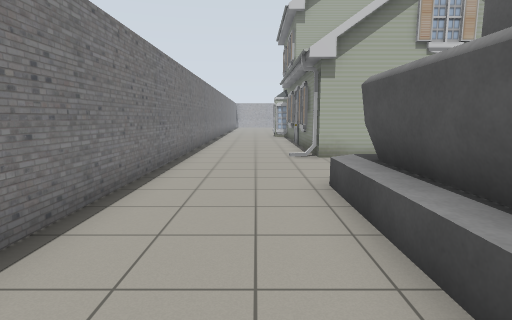
[1] (above)

19 first-person views from a walk through a Gazebo world. The camera is 1.2 m above the floor, tilts 8° down and sees 80° across. Floor lines are 1 m apart. The floor is counted in squares, 1 m on a side. Each view is taken from the middle of a square. On the plan, view 1 faces up. The plan holds only what a view shows up to about 13 squares ahead; the rest is blank. The place goes on beyond the plan. Some stock models are drawn as simple stand-ins. Some surface patterns are stand-ins.

[2]
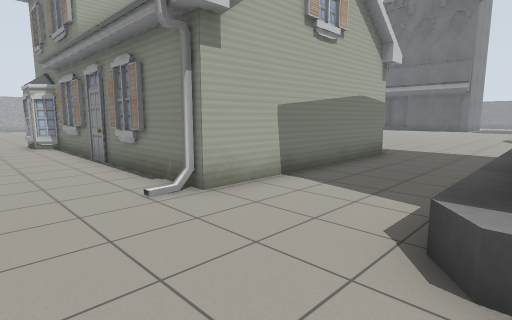

[3]
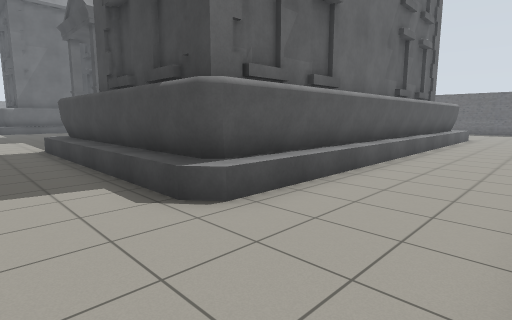

[4]
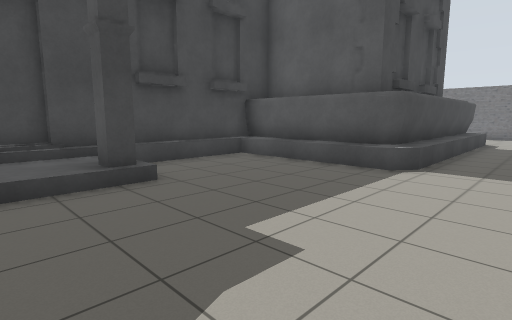

[5]
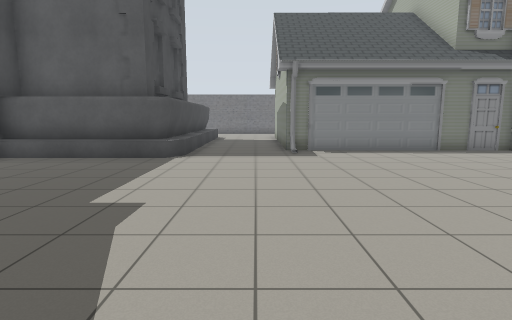

[6]
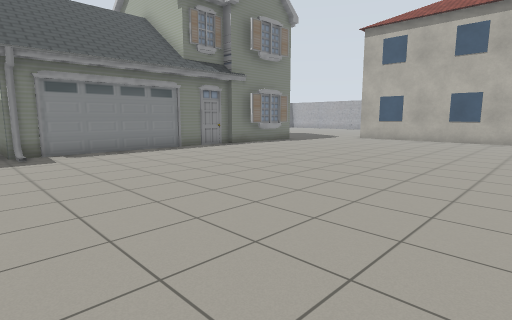

[7]
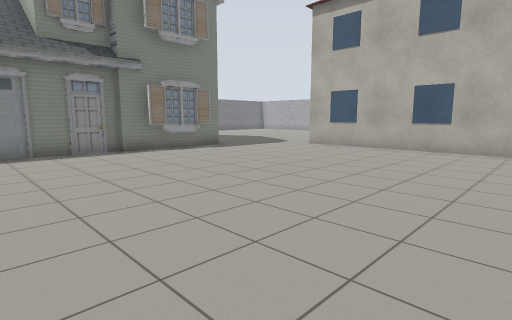

[8]
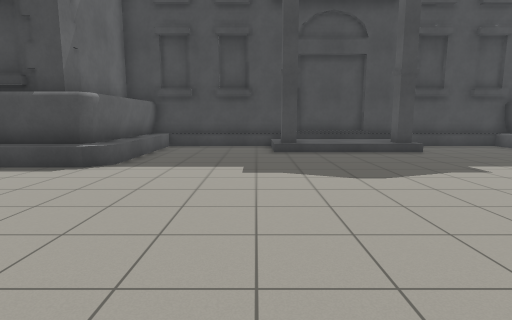

[9]
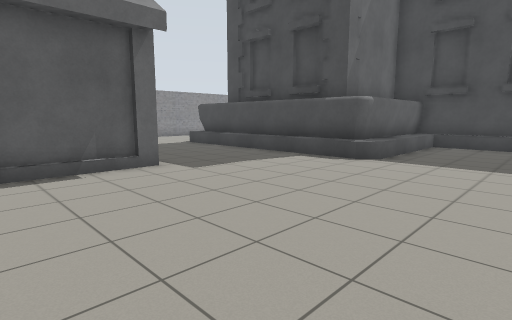

[10]
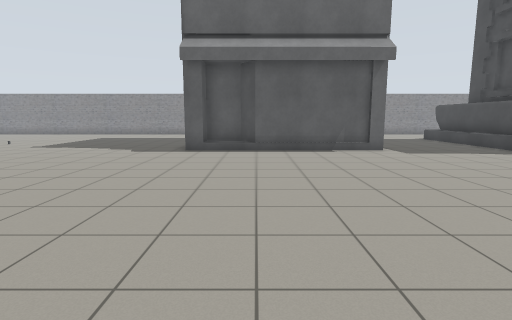

[11]
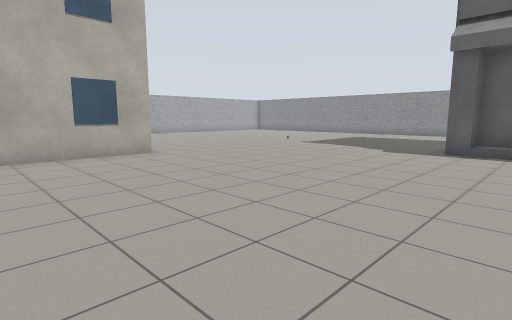

[12]
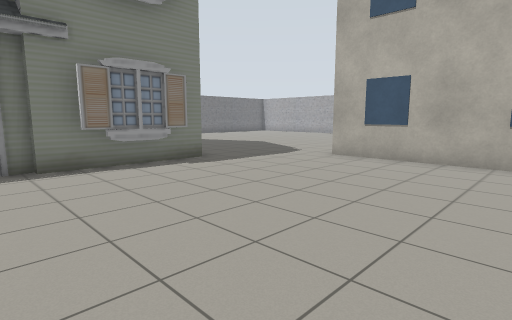

[13]
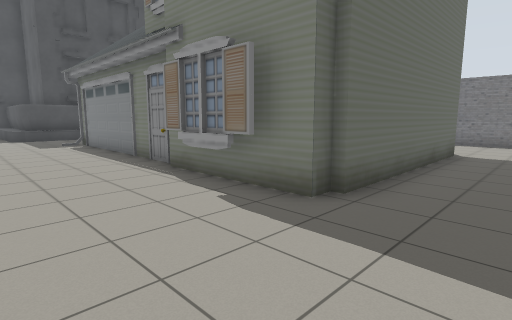

[14]
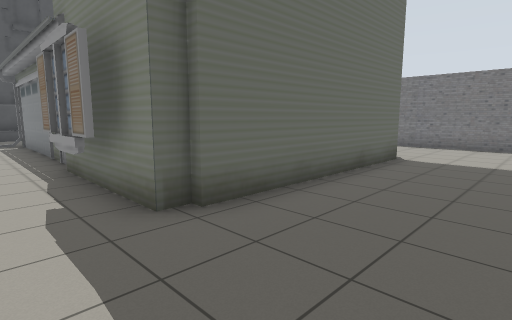

[15]
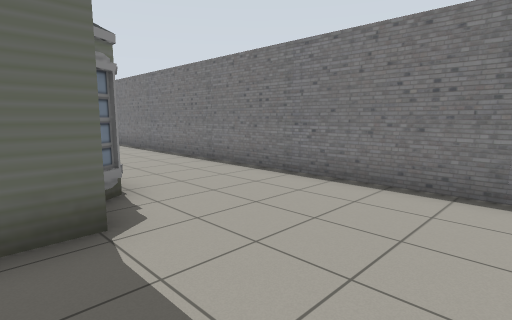

[16]
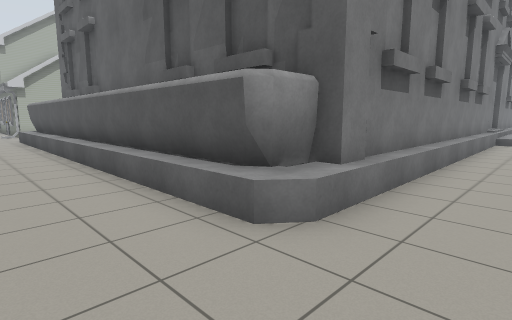

[17]
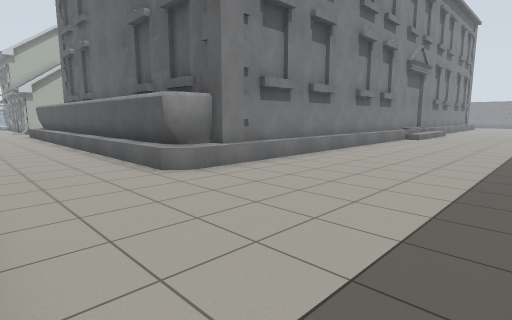

[18]
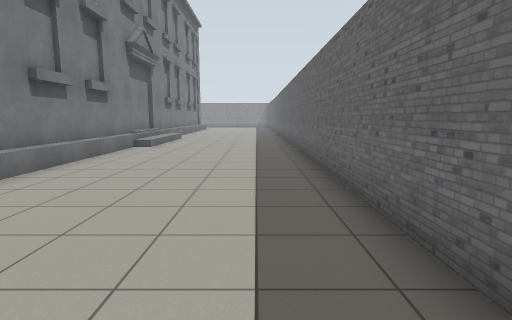

[19]
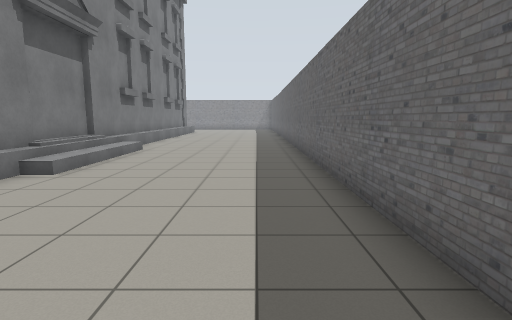

### Floor plan
Key: @ floor where view 1 was taken; # wall or solid block; . floor; H house; S school; B building; P shop.
Columns run from 3 left of view 1 to 30 right of it. Each row starts with its distance up from view 1.
 25 #.... . .......BBBBBBBBBBB...   ..
 24 #.................................
 23 #.................................
 22 #.................................
 21 #....H   HHHH.....................
 20 #...HH      HH....................
 19 #...HH      H.....................
 18 #....H      H.....................
 17 #....H      H..................PP
 16 #....H      H..................PP
 15 #....HH  HHHH..................PP
 14 #....H      H..................P
 13 #....H      H..................P
 12 #....H      H..................P
 11 #....H      H..................P
 10 #....H      H....................
  9 #....HHHHHHHH.....................
  8 #.................................
  7 #.................................
  6 #.........SSSS...............SSSSS
  5 #....SSSSSSSSSS.............SSSSSS
  4 #....SSSSSSSSSS.............SSSSSS
  3 #....SS     SSS.............SS
  2  ....SS     SSS....SSSSS....SS
  1   ...SS     SSS....SSSSS....SS
  0   .@.SS     SSSSSSSSSSSSSSSSSS
 -1   ...SS
 -2   ...SS
 -3   ...SS
 -4   ...SS
 -5   ...SS
 -6   ...SS
 -7   ...SS
 -8   ...SS
 -9   ...SS
-10   ...SS SSSS  SSSS  SSS  S
-11  ....SSSSSSSSSSSSSSSSSSSSSS
-12  ..................SSSSS..
-13  .........................
-14  .........................
-15  .........................
-16   ........................
-17  . .......................
-18         ##################

Where each view was taken, in squares from view 1:
view 1: 0 up, 0 right, facing up
view 2: 5 up, 1 left, facing up-right
view 3: 8 up, 2 left, facing down-right
view 4: 8 up, 18 right, facing down-left
view 5: 8 up, 20 right, facing left
view 6: 8 up, 20 right, facing up-left
view 7: 13 up, 20 right, facing up-left
view 8: 13 up, 21 right, facing down
view 9: 14 up, 21 right, facing down-right
view 10: 15 up, 17 right, facing right
view 11: 15 up, 17 right, facing up-right
view 12: 16 up, 17 right, facing up-left
view 13: 24 up, 13 right, facing down-left
view 14: 25 up, 11 right, facing down-left
view 15: 25 up, 3 right, facing down-left
view 16: 13 down, 1 left, facing up-right
view 17: 17 down, 2 left, facing up-right
view 18: 16 down, 3 right, facing right
view 19: 16 down, 9 right, facing right
